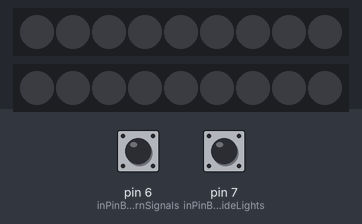
Bench run of a sketch on a simulated Arduino Uno, built with avr-gcc and run on an emulated ATmega328P. Parts: 2 × 9 RGB LEDs in strip order, left to right. The inputs (shaded band) are chosen by the test bench; at power-on: pin 6 (inPinButtonTurnSignals) LOW, pin 7 (inPinButtonSideLights) LOW. Dim RGB values are drawn brighter than linear.

Above: at 1.2 s.
1.3 s: pin 6 (inPinButtonTurnSignals) pulled HIGH for 0.15 s
At 1.34 s:
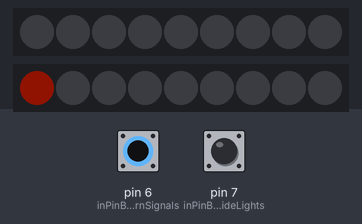
2.0 s: pin 7 (inPinButtonSideLights) pulled HIGH for 0.15 s
At 8.1 s:
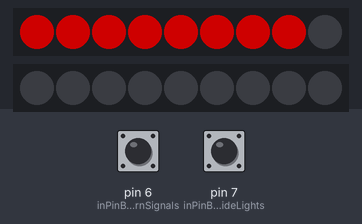
Timing chart, 0 to 8.7 s (numbered marks = the images above; inputs shaded):
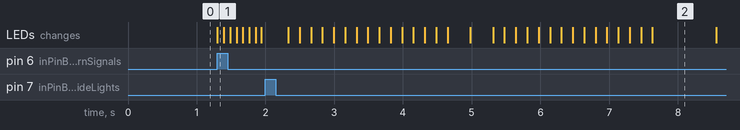

The sketch:

leds_SideLights_TurnSignals_Front_Cars.ino
```cpp
#include <Adafruit_NeoPixel.h> //подключение библиотеки NeoPix, NeoPix library connection

//Габаритные огни переменные, Variable side lights
int outPinSideLights = 12;        // подключение диодной ленты на выход D12, diode strip connection to output D12
int inPinButtonSideLights = 7;    // подключение управляющего сигнала на выход D7, connection of control signal to output D7
int numsLedSideLights = 9;        // количество пикселей на диодной ленте, number of pixels on the diode strip
int posPixSideLights = 0;         // позиция пикселя на диодной ленте, pixel position on the diode strip
int lapscount = 0;                // количество итераций приветствия, number of greeting iterations

//Поворотники переменные, Variable turn signals
int outPinTurnSignals = 13;       // подключение диодной ленты на выход D13, diode strip connection to output D13
int inPinButtonTurnSignals = 6;   // подключение управляющего сигнала на выход D6, connection of control signal to output D6
int numsLedTurnSignals = 9;       // количество пикселей на диодной ленте, number of pixels on the diode strip
int posPixTurnSignals = 0;        // позиция пикселя на диодной ленте, pixel position on the diode strip
int pixAllLed = 3;                // номер пикселя после которого включаются все пиксели разом, pixel number after which all pixels are turned on at once

Adafruit_NeoPixel adaLedSideLights= Adafruit_NeoPixel(numsLedSideLights, outPinSideLights, NEO_GRB + NEO_KHZ800);     // переменная NeoPix для габаритных огней, NeoPix variable for side lights
Adafruit_NeoPixel adaLedTurnSignals = Adafruit_NeoPixel(numsLedTurnSignals, outPinTurnSignals, NEO_GRB + NEO_KHZ800); // переменная NeoPix для поворотников, NeoPix variable for turn signals

void setup() {
  pinMode(inPinButtonSideLights, INPUT);
    adaLedSideLights.begin();
  pinMode(inPinButtonTurnSignals, INPUT);
    adaLedTurnSignals.begin();
}

//Габаритные огни режим приветствия, Side lights welcome mode
void lapsSideLights() {
  while (lapscount < 2) {
    adaLedSideLights.setBrightness(115);
    for (int count = 0; count < numsLedSideLights; count++) {
      adaLedSideLights.setPixelColor(posPixSideLights-2, adaLedSideLights.Color(255,0,0));
      posPixSideLights = posPixSideLights + 1;
      adaLedSideLights.show();
      delay(165);
    }
    adaLedSideLights.clear();
    for (int count = 0; count < numsLedSideLights; count++) {
      adaLedSideLights.setPixelColor(posPixSideLights-2, adaLedSideLights.Color(255,0,0));
      posPixSideLights = posPixSideLights - 1;
      adaLedSideLights.show();
      delay(165);
    }
    adaLedSideLights.clear();
    lapscount++;
  }
}
//Габаритные огни режим работы, Side lights operating mode
void allLedSideLightsON() {
  adaLedSideLights.setBrightness(255);
  for (int count = 0; count <= numsLedSideLights; count++) {
    adaLedSideLights.setPixelColor(count, adaLedSideLights.Color(255,0,0));
    delay(60);
  }
  adaLedSideLights.show();
}

//Поворотники режим работы, Turn signals operating mode
void turnSignals() {
  adaLedTurnSignals.setBrightness(15);
  for (int count = 0; count < numsLedTurnSignals - pixAllLed; count++) {
    adaLedTurnSignals.setPixelColor(posPixTurnSignals, adaLedTurnSignals.Color(255,47,0)); // он бежит с индекса 0 и при условии, что работает аварийка
    posPixTurnSignals = posPixTurnSignals + 1;
    adaLedTurnSignals.show();
    delay(92);
  }
  for (int count = 0; count < pixAllLed; count++) {
    adaLedTurnSignals.setPixelColor(posPixTurnSignals, adaLedTurnSignals.Color(255,47,0));
    posPixTurnSignals = posPixTurnSignals + 1;
    adaLedTurnSignals.show();
  }
  delay(80);
  adaLedTurnSignals.clear();
}

void loop() {
//Габаритные огни, Side lights
  int valueSideLights = digitalRead(inPinButtonSideLights);
  if (valueSideLights == HIGH) {
    lapsSideLights();
    allLedSideLightsON();
  }
  if (valueSideLights == LOW) {
    adaLedSideLights.clear();
    adaLedSideLights.show();
    lapscount = 0;
  }
//Поворотники, Turn signals
  int valueTurnSignals = digitalRead(inPinButtonTurnSignals);
  if (valueTurnSignals == HIGH) {
    turnSignals();
    posPixTurnSignals = 0;
  }
  if (valueTurnSignals == LOW) {
    adaLedTurnSignals.setPixelColor(numsLedTurnSignals, adaLedTurnSignals.Color(0,0,0));
    adaLedTurnSignals.show();
  }
}
```

Measured:
- after the input at 1.3 s, the LEDs: change at once (image 1)
- after the input at 2.0 s, the LEDs: first change after 0.33 s (image 2 shows a later state)
